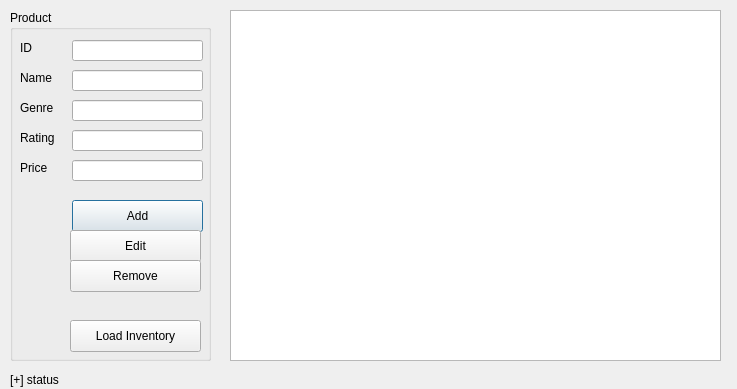
<?xml version="1.0" encoding="UTF-8"?>
<ui version="4.0">
 <class>edit_inventory</class>
 <widget class="QDialog" name="edit_inventory">
  <property name="geometry">
   <rect>
    <x>0</x>
    <y>0</y>
    <width>737</width>
    <height>389</height>
   </rect>
  </property>
  <property name="windowTitle">
   <string>Dialog</string>
  </property>
  <widget class="QTableView" name="inv_view">
   <property name="geometry">
    <rect>
     <x>230</x>
     <y>10</y>
     <width>491</width>
     <height>351</height>
    </rect>
   </property>
  </widget>
  <widget class="QLabel" name="status_inv">
   <property name="geometry">
    <rect>
     <x>10</x>
     <y>370</y>
     <width>571</width>
     <height>20</height>
    </rect>
   </property>
   <property name="text">
    <string>[+] status</string>
   </property>
  </widget>
  <widget class="QGroupBox" name="product_groupBox">
   <property name="geometry">
    <rect>
     <x>10</x>
     <y>10</y>
     <width>201</width>
     <height>351</height>
    </rect>
   </property>
   <property name="title">
    <string>Product</string>
   </property>
   <widget class="QLabel" name="pid_label">
    <property name="geometry">
     <rect>
      <x>10</x>
      <y>30</y>
      <width>41</width>
      <height>16</height>
     </rect>
    </property>
    <property name="text">
     <string>ID</string>
    </property>
   </widget>
   <widget class="QLabel" name="pname_label">
    <property name="geometry">
     <rect>
      <x>10</x>
      <y>60</y>
      <width>41</width>
      <height>16</height>
     </rect>
    </property>
    <property name="text">
     <string>Name</string>
    </property>
   </widget>
   <widget class="QLabel" name="pgenre_label">
    <property name="geometry">
     <rect>
      <x>10</x>
      <y>90</y>
      <width>41</width>
      <height>16</height>
     </rect>
    </property>
    <property name="text">
     <string>Genre</string>
    </property>
   </widget>
   <widget class="QLabel" name="prating_label">
    <property name="geometry">
     <rect>
      <x>10</x>
      <y>120</y>
      <width>41</width>
      <height>16</height>
     </rect>
    </property>
    <property name="text">
     <string>Rating</string>
    </property>
   </widget>
   <widget class="QLabel" name="pprice_label">
    <property name="geometry">
     <rect>
      <x>10</x>
      <y>150</y>
      <width>41</width>
      <height>16</height>
     </rect>
    </property>
    <property name="text">
     <string>Price</string>
    </property>
   </widget>
   <widget class="QLineEdit" name="pid_input">
    <property name="geometry">
     <rect>
      <x>62</x>
      <y>30</y>
      <width>131</width>
      <height>21</height>
     </rect>
    </property>
   </widget>
   <widget class="QLineEdit" name="pname_input">
    <property name="geometry">
     <rect>
      <x>62</x>
      <y>60</y>
      <width>131</width>
      <height>21</height>
     </rect>
    </property>
   </widget>
   <widget class="QLineEdit" name="pgenre_input">
    <property name="geometry">
     <rect>
      <x>62</x>
      <y>90</y>
      <width>131</width>
      <height>21</height>
     </rect>
    </property>
   </widget>
   <widget class="QLineEdit" name="prating_input">
    <property name="geometry">
     <rect>
      <x>62</x>
      <y>120</y>
      <width>131</width>
      <height>21</height>
     </rect>
    </property>
   </widget>
   <widget class="QLineEdit" name="pprice_input">
    <property name="geometry">
     <rect>
      <x>62</x>
      <y>150</y>
      <width>131</width>
      <height>21</height>
     </rect>
    </property>
   </widget>
   <widget class="QPushButton" name="add_product">
    <property name="geometry">
     <rect>
      <x>62</x>
      <y>190</y>
      <width>131</width>
      <height>32</height>
     </rect>
    </property>
    <property name="text">
     <string>Add</string>
    </property>
   </widget>
   <widget class="QPushButton" name="edit_product">
    <property name="geometry">
     <rect>
      <x>60</x>
      <y>220</y>
      <width>131</width>
      <height>32</height>
     </rect>
    </property>
    <property name="text">
     <string>Edit</string>
    </property>
   </widget>
   <widget class="QPushButton" name="remove_product">
    <property name="geometry">
     <rect>
      <x>60</x>
      <y>250</y>
      <width>131</width>
      <height>32</height>
     </rect>
    </property>
    <property name="text">
     <string>Remove</string>
    </property>
   </widget>
   <widget class="QPushButton" name="load_inv">
    <property name="geometry">
     <rect>
      <x>60</x>
      <y>310</y>
      <width>131</width>
      <height>32</height>
     </rect>
    </property>
    <property name="text">
     <string>Load Inventory</string>
    </property>
   </widget>
  </widget>
 </widget>
 <resources/>
 <connections/>
</ui>
